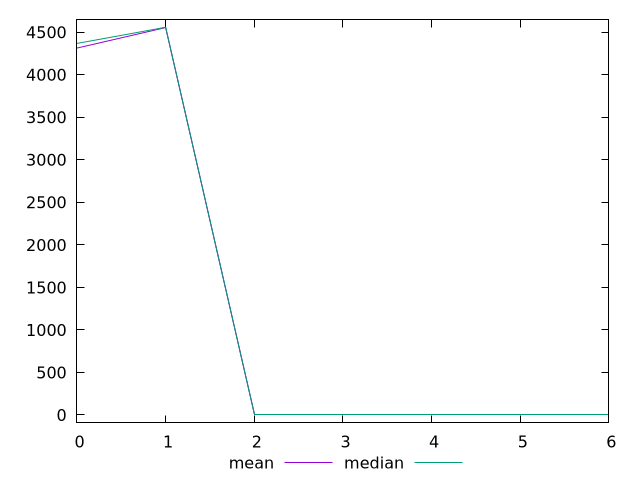

This figure's gnuplot source:
$_mean <<EOF
0 4315.4
1 4556.5
2 0
3 0
4 0
5 0
6 0
EOF
$_median <<EOF
0 4370
1 4560
2 0
3 0
4 0
5 0
6 0
EOF
set key outside below
set terminal pngcairo
set output "report_00006_2020-11-02T20-21-41.718Z/unused-javascript/progession_mean_median.png"
set yrange [-91.2:4651.2]
plot $_mean title "mean" with line ,$_median title "median" with line ,
